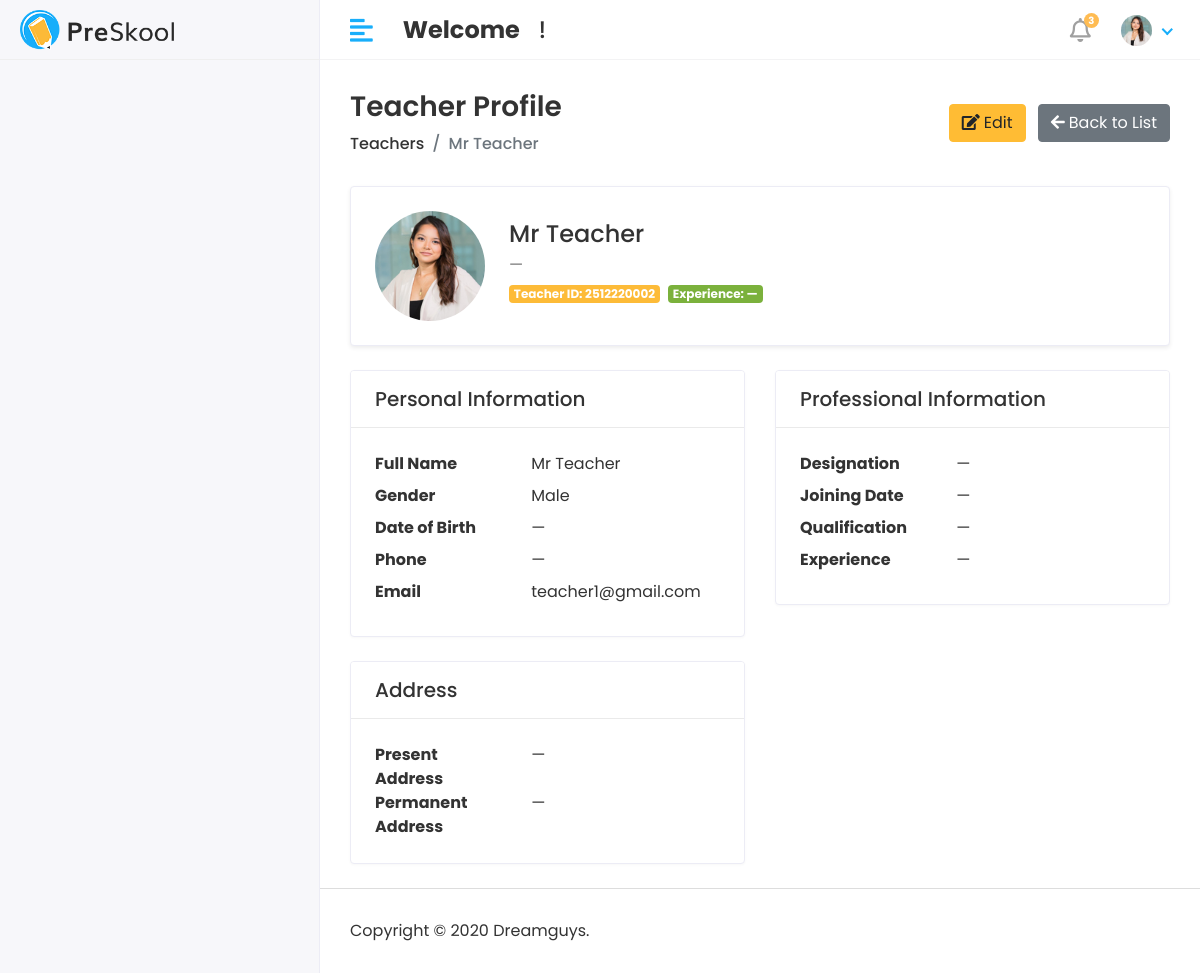
The app's page /teacher/teacher-detail/1/ with its own data.
### teacher/models.py (models this page shows, shortened)
class TeacherInfo(models.Model):
    GENDER = [
        ("Male", "Male"),
        ("Female", "Female"),
        ("Other", "Other"),
    ]
    user = models.OneToOneField(
        User,
        on_delete=models.CASCADE,
        limit_choices_to={'user_type': 'Teacher'},
        related_name="teacher_profile"
    )
    teacher_user_id = models.CharField(
        unique=True,
        max_length=15,
        editable=False,
        db_index=True,
        blank=True,
        null=True,
        verbose_name="Teacher ID"
    )
    first_name = models.CharField(max_length=50, blank=True, null=True)
    last_name  = models.CharField(max_length=50, blank=True, null=True)
    gender     = models.CharField(max_length=10, choices=GENDER, blank=True, null=True)
    date_of_birth = models.DateField(blank=True, null=True)
    phone      = models.CharField(max_length=15, blank=True, null=True)
    email      = models.EmailField(blank=True, null=True)
    designation  = models.CharField(max_length=100, blank=True, null=True)
    joining_date = models.DateField(blank=True, null=True)
    qualification = models.CharField(max_length=200, blank=True, null=True)
    experience = models.CharField(max_length=100, blank=True, null=True)
    present_address  = models.TextField(blank=True, null=True)
    permanent_address = models.TextField(blank=True, null=True)
    profile_pic = models.ImageField(upload_to='teachers/', blank=True, null=True)
    created_at = models.DateTimeField(auto_now_add=True)
    class Meta:
        verbose_name_plural = "Teacher"

### teacher/views.py (the view)
# urls.py: path('teacher-detail/<int:id>/', teacher_detail, name='teacher_detail'),
def teacher_detail(request, id):
    teacher = get_object_or_404(
        TeacherInfo.objects.select_related('user'),
        id=id
    )
    context = {
        "teacher": teacher,
    }
    return render(request, 'Teacher/teacher_detail.html', context)

### templates/Teacher/teacher_detail.html
{% extends "base.html" %}
{% load static %}
{% block content %}
<div class="content container-fluid">
    <div class="page-header">
        <div class="row align-items-center">
            <div class="col">
                <h3 class="page-title mb-2">Teacher Profile</h3>
                <ul class="breadcrumb mb-0">
                    <li class="breadcrumb-item"><a href="{% url 'teacher_list' %}">Teachers</a></li>
                    <li class="breadcrumb-item active">{{ teacher.first_name }} {{ teacher.last_name }}</li>
                </ul>
            </div>
            <div class="col-auto mt-3 mt-md-0">
                <a href="{% url 'teacher_edit' teacher.id %}" class="btn btn-warning mr-2">
                    <i class="fas fa-edit mr-1"></i>Edit
                </a>
                <a href="{% url 'teacher_list' %}" class="btn btn-secondary">
                    <i class="fas fa-arrow-left mr-1"></i>Back to List
                </a>
            </div>
        </div>
    </div>
    <div class="card shadow-sm mb-4">
        <div class="card-body d-flex flex-column flex-md-row align-items-start align-items-md-center">
            <div class="mr-md-4 mb-3 mb-md-0 text-center text-md-left">
                {% if teacher.profile_pic %}
                    <img src="{{ teacher.profile_pic.url }}" alt="{{ teacher.first_name }} {{ teacher.last_name }}" class="rounded-circle" width="110" height="110" style="object-fit: cover;">
                {% else %}
                    <img src="{% static 'assets/img/profiles/avatar-01.jpg' %}" alt="avatar" class="rounded-circle" width="110" height="110">
                {% endif %}
            </div>
            <div>
                <h4 class="mb-1">{{ teacher.first_name|default:"—" }} {{ teacher.last_name|default:"" }}</h4>
                <p class="text-muted mb-2">{{ teacher.designation|default:"—" }}</p>
                <div class="d-flex flex-wrap">
                    <span class="badge badge-primary mr-2 mb-2">Teacher ID: {{ teacher.teacher_user_id|default:"—" }}</span>
                    <span class="badge badge-success mr-2 mb-2">Experience: {{ teacher.experience|default:"—" }}</span>
                </div>
            </div>
        </div>
    </div>
    <div class="row">
        <div class="col-lg-6">
            <div class="card mb-4">
                <div class="card-header bg-white">
                    <h5 class="mb-0">Personal Information</h5>
                </div>
                <div class="card-body">
                    <dl class="row mb-0">
                        <dt class="col-sm-5">Full Name</dt>
                        <dd class="col-sm-7">{{ teacher.first_name|default:"—" }} {{ teacher.last_name|default:"" }}</dd>
                        <dt class="col-sm-5">Gender</dt>
                        <dd class="col-sm-7">{{ teacher.gender|default:"—" }}</dd>
                        <dt class="col-sm-5">Date of Birth</dt>
                        <dd class="col-sm-7">{{ teacher.date_of_birth|date:"Y-m-d"|default:"—" }}</dd>
                        <dt class="col-sm-5">Phone</dt>
                        <dd class="col-sm-7">{{ teacher.phone|default:"—" }}</dd>
                        <dt class="col-sm-5">Email</dt>
                        <dd class="col-sm-7">{{ teacher.email|default:"—" }}</dd>
                    </dl>
                </div>
            </div>
            <div class="card mb-4">
                <div class="card-header bg-white">
                    <h5 class="mb-0">Address</h5>
                </div>
                <div class="card-body">
                    <dl class="row mb-0">
                        <dt class="col-sm-5">Present Address</dt>
                        <dd class="col-sm-7">{{ teacher.present_address|default:"—" }}</dd>
                        <dt class="col-sm-5">Permanent Address</dt>
                        <dd class="col-sm-7">{{ teacher.permanent_address|default:"—" }}</dd>
                    </dl>
                </div>
            </div>
        </div>
        <div class="col-lg-6">
            <div class="card mb-4">
                <div class="card-header bg-white">
                    <h5 class="mb-0">Professional Information</h5>
                </div>
                <div class="card-body">
                    <dl class="row mb-0">
                        <dt class="col-sm-5">Designation</dt>
                        <dd class="col-sm-7">{{ teacher.designation|default:"—" }}</dd>
                        <dt class="col-sm-5">Joining Date</dt>
                        <dd class="col-sm-7">{{ teacher.joining_date|date:"Y-m-d"|default:"—" }}</dd>
                        <dt class="col-sm-5">Qualification</dt>
                        <dd class="col-sm-7">{{ teacher.qualification|default:"—" }}</dd>
                        <dt class="col-sm-5">Experience</dt>
                        <dd class="col-sm-7">{{ teacher.experience|default:"—" }}</dd>
                    </dl>
                </div>
            </div>
        </div>
    </div>
</div>
{% endblock %}

### static/assets/css/style.css (style rules this page uses)
html { height: 100%; }
body { background-color: #fff; color: #333; font-family: 'Poppins', sans-serif; font-size: 1rem; height: 100%; line-height: 1.5; overflow-x: hidden; }
h1, h2, h3, h4, h5, h6 { font-family: 'Poppins', sans-serif; margin-top: 0; }
a { color: #009ce7; }
input, button, a { transition: all 0.4s ease; -moz-transition: all 0.4s ease; -o-transition: all 0.4s ease; -ms-transition: all 0.4s ease; -webkit-transition: all 0.4s ease; }
ul, ol { padding: 0px; list-style: none; }
.pro-bg-primary, .badge-primary { background-color: #fdbb38 !important; }
.bg-success, .badge-success { background-color: #7bb13c !important; }
.bg-white { background-color: #fff; }
.text-muted { color: #757575 !important; }
.btn-warning { background-color: #ffbc34; border: 1px solid #ffbc34 }
.card { border: 1px solid #ececf5; box-shadow: 0 1px 3px 0 rgba(0, 0, 0, 0.03); margin-bottom: 1.875rem; }
.card-body { padding: 1.5rem; }
.card-header { border-bottom: 1px solid #e6e6e6; padding: 1rem 1.5rem; }
.card .card-header { background-color: #fff; border-bottom: 1px solid #eaeaea; }
.page-wrapper>.content { padding: 1.875rem 1.875rem 0; }
.page-header { margin-bottom: 1.875rem; }
.page-header .breadcrumb { background-color: transparent; color: #6c757d; font-size: 1rem; font-weight: 500; margin-bottom: 0; padding: 0; }
.page-header .breadcrumb a { color: #333; }
.page-title { font-size: 28px; font-weight: 600; color: #333; margin-bottom: 5px; }

### records on screen
TeacherInfo: first_name "Mr", last_name "Teacher", designation "—", teacher_user_id "2512220002", experience "—", gender "Male", date_of_birth "—", phone "—", email "teacher1@gmail.com", present_address "—", permanent_address "—", joining_date "—", qualification "—"
